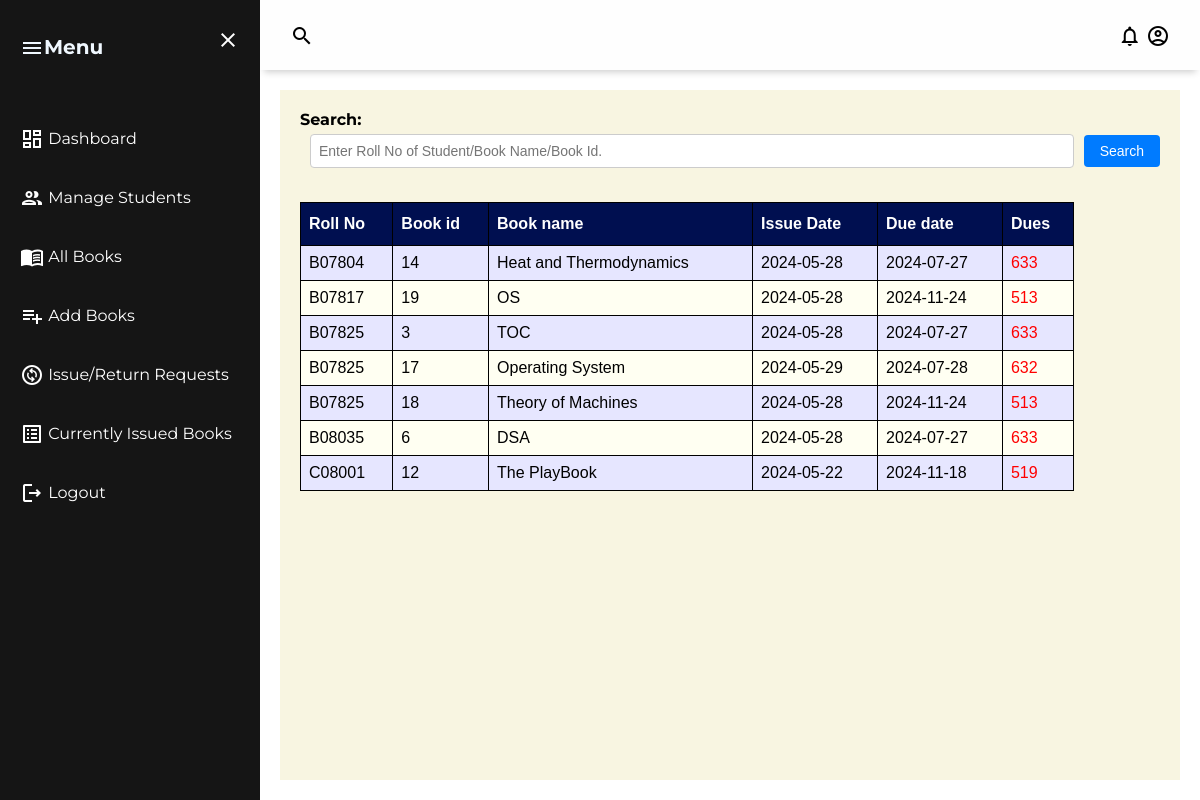
The app's page /admin/current.php (signed in) with its own data.
### tables this page shows
CREATE TABLE `record` (
  `RollNo` varchar(50) NOT NULL,
  `BookId` int(10) NOT NULL,
  `Date_of_Issue` date DEFAULT NULL,
  `Due_Date` date DEFAULT NULL,
  `Date_of_Return` date DEFAULT NULL,
  `Dues` int(10) DEFAULT NULL,
  `Renewals_left` int(10) DEFAULT NULL,
  `Time` time DEFAULT NULL
);

CREATE TABLE `book` (
  `BookId` int(10) NOT NULL,
  `Title` varchar(50) DEFAULT NULL,
  `Publisher` varchar(50) DEFAULT NULL,
  `Year` varchar(50) DEFAULT NULL,
  `Availability` int(5) DEFAULT NULL
);

### admin/current.php (the view, shortened to what this page needs)
<?php
require('dbconn.php');
?>
<!DOCTYPE html>
<html lang="en">
<head>
    <link rel="stylesheet" type="text/css" href="../css/style.css">
</head>
<body>
    <div class="grid-container">
        <header class="header">
            <div class="header-left">
                <span class="material-icons-outlined">search</span>
            </div>
            <div class="header-right">
                <a href="message.php" class="up-icon"><span class="material-icons-outlined">notifications</span></a>
                <a href="edit_admin_detail.php" class="up-icon"><span class="material-icons-outlined">account_circle</span></a>
            </div>
        </header>
        <aside id="sidebar">
            <div class="sidebar-title">
                <div class="sidebar-brand">
                    <span class="material-icons-outlined">menu</span>Menu
                </div>
                <a href=""><span class="material-icons-outlined" onclick="closeSidebar()">close</span></a>
            </div>
            <ul class="sidebar-list">
                <li class="sidebar-list-items">
                    <a href="dashboard.php"><span class="material-icons-outlined">dashboard</span> Dashboard </a>
                </li>
                <li class="sidebar-list-items">
                    <a href="student.php"><span class="material-icons-outlined">group</span> Manage Students</a>
                </li>
                <li class="sidebar-list-items">
                    <a href="book.php"><span class="material-icons-outlined">menu_book</span> All Books</a>
                </li>
                <li class="sidebar-list-items">
                    <a href="addbook.php"><span class="material-icons-outlined">playlist_add</span> Add Books</a>
                </li>
                <li class="sidebar-list-items">
                    <a href="issue_requests.php"><span class="material-icons-outlined">change_circle</span> Issue/Return Requests</a>
                </li>
                <li class="sidebar-list-items">
                    <a href="current.php"><span class="material-icons-outlined">list_alt</span> Currently Issued Books</a>
                </li>
                <li class="sidebar-list-items">
                    <a href="logout.php"><span class="material-icons-outlined">logout</span> Logout </a>
                </li>
            </ul>
        </aside>
        <main class="main-container">
            <div class="span9">
                <form class="form-horizontal row-fluid" action="current.php" method="post">
                    <div class="control-group">
                        <label class="control-label" for="Search"><b>Search:</b></label>
                        <div class="controls">
                            <input type="text" id="title" name="title" placeholder="Enter Roll No of Student/Book Name/Book Id." class="span8" required>
                            <button type="submit" name="submit" class="btn">Search</button>
                        </div>
                    </div>
                </form>
                <br>
                <?php
                if (isset($_POST['submit'])) {
                    $s = $_POST['title'];
                    $sql = "select record.BookId,RollNo,Title,Due_Date,Date_of_Issue,datediff(curdate(),Due_Date) as x from LMS.record,LMS.book where (Date_of_Issue is NOT NULL and Date_of_Return is NULL and book.Bookid = record.BookId) and (RollNo='$s' or record.BookId='$s' or Title like '%$s%')";
                } else
                    $sql = "select record.BookId,RollNo,Title,Due_Date,Date_of_Issue,datediff(curdate(),Due_Date) as x from LMS.record,LMS.book where Date_of_Issue is NOT NULL and Date_of_Return is NULL and book.Bookid = record.BookId";
                $result = $conn->query($sql);
                $rowcount = mysqli_num_rows($result);
                if (!($rowcount))
                    echo "<br><center><h2><b><i>No Results</i></b></h2></center>";
                else {
                ?>
                    <table class="table" id="tables">
                        <thead>
                            <tr>
                                <th>Roll No</th>
                                <th>Book id</th>
                                <th>Book name</th>
                                <th>Issue Date</th>
                                <th>Due date</th>
                                <th>Dues</th>
                            </tr>
                        </thead>
                        <tbody>
                            <?php
                            while ($row = $result->fetch_assoc()) {
                                $rollno = $row['RollNo'];
                                $bookid = $row['BookId'];
                                $name = $row['Title'];
                                $issuedate = $row['Date_of_Issue'];
                                $duedate = $row['Due_Date'];
                                $dues = $row['x'];
                            ?>
                                <tr>
                                    <td><?php echo strtoupper($rollno) ?></td>
                                    <td><?php echo $bookid ?></td>
                                    <td><?php echo $name ?></td>
                                    <td><?php echo $issuedate ?></td>
                                    <td><?php echo $duedate ?></td>
                                    <td><?php if ($dues > 0)
                                            echo "<font color='red'>" . $dues . "</font>";
                                        else
                                            echo "<font color='green'>0</font>";
                                        ?>
                                </tr>
                        <?php }
                        } ?>
                        </tbody>
                    </table>
            </div>
    </div>
</body>
</html>

### css/style.css (style rules this page uses)
body { font-family: "Montserrat", sans-serif; }
* { margin: 0px; padding: 0; }
.up-icon .material-icons-outlined { color: black; }
.material-icons-outlined { vertical-align: middle; line-height: 1px; }
.grid-container { display:grid; grid-template-columns: 260px 1fr 1fr 1fr; grid-template-rows: 0.2fr 3fr; grid-template-areas: "sidebar header header header" "sidebar main main main"; height: 100vh; }
.grid-container a:link, a:visited { text-decoration: none; color: white; }
.header { grid-area: header; height: 70px; background-color: #fefefe; display: flex; align-items: center; justify-content: space-between; margin: 0px; padding: 0 30px 0 30px; box-shadow: 0px 6px 7px -4px rgba(0, 0, 0, 0.2); }
#sidebar { grid-area:sidebar ; height: 100%; padding-left: 0px; background-color: rgb(21, 21, 21); color: aliceblue; overflow-y: auto; -webkit-transition: all 0.5s; transition: all 0.5s; padding:0px; margin: 0px; }
.sidebar-title { display: flex; justify-content: space-between; align-items: center; padding: 20px 20px 20px 20px; margin-bottom: 30px; }
.material-icons-outlined { cursor: pointer; }
.sidebar-brand { margin-top: 15px; font-size: 20px; font-weight: 700; }
.sidebar-list { padding: 0; margin-top: 15px; list-style-type: none; }
.sidebar-list-items { padding: 20px 20px 20px 20px; }
.main-container { grid-area:main; background-color:rgba(235, 226, 168, 0.34); overflow-y: auto; padding: 20px; margin: 20px; }
#tables { font-family:sans-serif; border-collapse: collapse; width: 90%; }
#tables td, #tables th { border: 1px solid #000000; padding: 8px; }
#tables tr:nth-child(even) { background-color: #fffff2; }
#tables tr:nth-child(odd) { background-color: #e6e6ff; }
#tables th { padding-top: 12px; padding-bottom: 12px; text-align: left; background-color: #000F50; color: white; }
.table { margin-bottom: 0; }
.table th, .table td { border-color:black!important; }
.control-group { margin-bottom: 15px; }
.control-group .control-label { font-size: 16px; font-weight: bold; margin-bottom: 5px; display: block; }
.control-group .controls { display: flex; align-items: center; }
.control-group .controls input[type="text"] { flex: 1; padding: 8px; border: 1px solid #ccc; border-radius: 4px; font-size: 14px; margin-right: 10px; margin-left: 10px; }
.control-group .controls .btn { padding: 8px 16px; background-color: #007bff; color: #fff; border: none; border-radius: 4px; font-size: 14px; cursor: pointer; }

### records on screen
record: RollNo "B07804", BookId "14", BookId.Title "Heat and Thermodynamics", Date_of_Issue "2024-05-28", Due_Date "2024-07-27", dues "633"
record: RollNo "B07817", BookId "19", BookId.Title "OS", Date_of_Issue "2024-05-28", Due_Date "2024-11-24", dues "513"
record: RollNo "B07825", BookId "3", BookId.Title "TOC", Date_of_Issue "2024-05-28", Due_Date "2024-07-27", dues "633"
record: RollNo "B07825", BookId "17", BookId.Title "Operating System", Date_of_Issue "2024-05-29", Due_Date "2024-07-28", dues "632"
record: RollNo "B07825", BookId "18", BookId.Title "Theory of Machines", Date_of_Issue "2024-05-28", Due_Date "2024-11-24", dues "513"
record: RollNo "B08035", BookId "6", BookId.Title "DSA", Date_of_Issue "2024-05-28", Due_Date "2024-07-27", dues "633"
record: RollNo "C08001", BookId "12", BookId.Title "The PlayBook", Date_of_Issue "2024-05-22", Due_Date "2024-11-18", dues "519"
